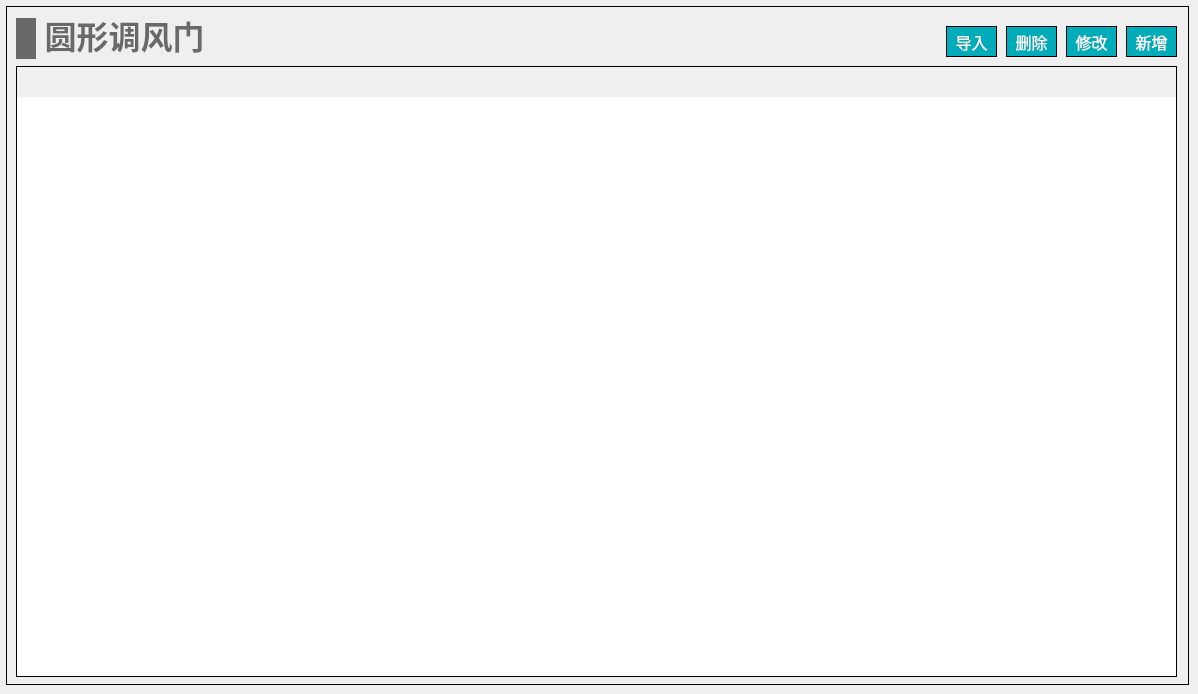
   <widget class="QWidget" name="page_circular_damper">
    <widget class="QWidget" name="widget_circular_damper" native="true">
     <property name="geometry">
      <rect>
       <x>6</x>
       <y>6</y>
       <width>1183</width>
       <height>679</height>
      </rect>
     </property>
     <property name="styleSheet">
      <string notr="true">#widget_circular_damper
{
border: 1px solid #000000;
}</string>
     </property>
     <widget class="QWidget" name="layoutWidget_6">
      <property name="geometry">
       <rect>
        <x>10</x>
        <y>10</y>
        <width>191</width>
        <height>45</height>
       </rect>
      </property>
      <layout class="QHBoxLayout" name="horizontalLayout_19">
       <item>
        <widget class="QLabel" name="label_18">
         <property name="minimumSize">
          <size>
           <width>20</width>
           <height>41</height>
          </size>
         </property>
         <property name="maximumSize">
          <size>
           <width>20</width>
           <height>41</height>
          </size>
         </property>
         <property name="styleSheet">
          <string notr="true">QLabel { 
border: none; 
background-color : rgb(105, 105, 105);
}</string>
         </property>
         <property name="text">
          <string/>
         </property>
        </widget>
       </item>
       <item>
        <widget class="QLabel" name="label_19">
         <property name="minimumSize">
          <size>
           <width>0</width>
           <height>41</height>
          </size>
         </property>
         <property name="maximumSize">
          <size>
           <width>16777215</width>
           <height>41</height>
          </size>
         </property>
         <property name="font">
          <font>
           <family>Microsoft YaHei</family>
           <pointsize>24</pointsize>
           <bold>true</bold>
          </font>
         </property>
         <property name="styleSheet">
          <string notr="true">QLabel { 
border: none; 
color : rgb(105, 105, 105);
}</string>
         </property>
         <property name="text">
          <string>圆形调风门</string>
         </property>
         <property name="alignment">
          <set>Qt::AlignBottom|Qt::AlignHCenter</set>
         </property>
        </widget>
       </item>
      </layout>
     </widget>
     <widget class="QTableWidget" name="tableWidget_circular_damper">
      <property name="geometry">
       <rect>
        <x>10</x>
        <y>60</y>
        <width>1161</width>
        <height>611</height>
       </rect>
      </property>
      <property name="focusPolicy">
       <enum>Qt::NoFocus</enum>
      </property>
      <property name="layoutDirection">
       <enum>Qt::LeftToRight</enum>
      </property>
      <property name="styleSheet">
       <string notr="true">/*设置标题(包括垂直+水平的)*/
QHeaderView
{							
	
	font-size: 15px;				/*字大小*/
	font-family: '黑体';
	/*border: 1px solid #B4B4B4;*/
	border:none;
    /*border-bottom: 2px solid #999999; */		/*下边框颜色*/
    /*background: #9DC6E6;*/				/*背景浅蓝色*/ 
	min-height:30px;
	text-align: center;	       
}


/*设置标题(水平的)*/
QHeaderView::section:horizontal { 					
        border: 1px solid #AFAFAF; 			/*间隔颜色*/
	    border-bottom: 2px solid #999999; 							
        color: black;
        background: #9DC6E6;
}

/*设置鼠标停留状态*/
QHeaderView::section:horizontal:hover 
{			
        color: black;							/*字体白色*/
        background: #82AFC9;				/*背景深蓝色*/
}

/*设置鼠标按下状态*/
QHeaderView::section:horizontal:pressed 
{			
        color: black;
        background: #82AFC9;
		border-bottom: 3px solid #037BFC;				
}


QTableWidget 
{
		font-size: 14px;				/*10榜*/
		font-family: '黑体';				
		color : black;				
        border: 1px solid #000000;		
        background: white;
        gridline-color: #E0E0E0;	
        text-align: center;	
        outline:0px;			/*禁止焦点*/
}

/*设置选中的视图项*/
QTableWidget::item:selected
{				    
		border: 2px solid #0398FC;	
        color : black;				
}</string>
      </property>
      <property name="frameShape">
       <enum>QFrame::StyledPanel</enum>
      </property>
     </widget>
     <widget class="QPushButton" name="pushButton_circular_damper_input">
      <property name="geometry">
       <rect>
        <x>940</x>
        <y>20</y>
        <width>51</width>
        <height>31</height>
       </rect>
      </property>
      <property name="font">
       <font>
        <family>黑体</family>
        <pointsize>12</pointsize>
       </font>
      </property>
      <property name="styleSheet">
       <string notr="true">QPushButton
{
	color:#ffffff; /*文字颜色*/
    background-color: #00ACB9;/*背景色*/
    border-radius:0px; /*边框倒角*/
	border: 1px solid #000000;
}


QPushButton:hover 
{
background-color: rgb(0,142,153);
color: white;
}</string>
      </property>
      <property name="text">
       <string>导入</string>
      </property>
     </widget>
     <widget class="QPushButton" name="pushButton_circular_damper_revise">
      <property name="geometry">
       <rect>
        <x>1060</x>
        <y>20</y>
        <width>51</width>
        <height>31</height>
       </rect>
      </property>
      <property name="font">
       <font>
        <family>黑体</family>
        <pointsize>12</pointsize>
       </font>
      </property>
      <property name="styleSheet">
       <string notr="true">QPushButton
{
	color:#ffffff; /*文字颜色*/
    background-color: #00ACB9;/*背景色*/
    border-radius:0px; /*边框倒角*/
	border: 1px solid #000000;
}


QPushButton:hover 
{
background-color: rgb(0,142,153);
color: white;
}</string>
      </property>
      <property name="text">
       <string>修改</string>
      </property>
     </widget>
     <widget class="QPushButton" name="pushButton_circular_damper_del">
      <property name="geometry">
       <rect>
        <x>1000</x>
        <y>20</y>
        <width>51</width>
        <height>31</height>
       </rect>
      </property>
      <property name="font">
       <font>
        <family>黑体</family>
        <pointsize>12</pointsize>
       </font>
      </property>
      <property name="styleSheet">
       <string notr="true">QPushButton
{
	color:#ffffff; /*文字颜色*/
    background-color: #00ACB9;/*背景色*/
    border-radius:0px; /*边框倒角*/
	border: 1px solid #000000;
}


QPushButton:hover 
{
background-color: rgb(0,142,153);
color: white;
}</string>
      </property>
      <property name="text">
       <string>删除</string>
      </property>
     </widget>
     <widget class="QPushButton" name="pushButton_circular_damper_add">
      <property name="geometry">
       <rect>
        <x>1120</x>
        <y>20</y>
        <width>51</width>
        <height>31</height>
       </rect>
      </property>
      <property name="font">
       <font>
        <family>黑体</family>
        <pointsize>12</pointsize>
       </font>
      </property>
      <property name="styleSheet">
       <string notr="true">QPushButton
{
	color:#ffffff; /*文字颜色*/
    background-color: #00ACB9;/*背景色*/
    border-radius:0px; /*边框倒角*/
	border: 1px solid #000000;
}


QPushButton:hover 
{
background-color: rgb(0,142,153);
color: white;
}</string>
      </property>
      <property name="text">
       <string>新增</string>
      </property>
     </widget>
    </widget>
   </widget>
